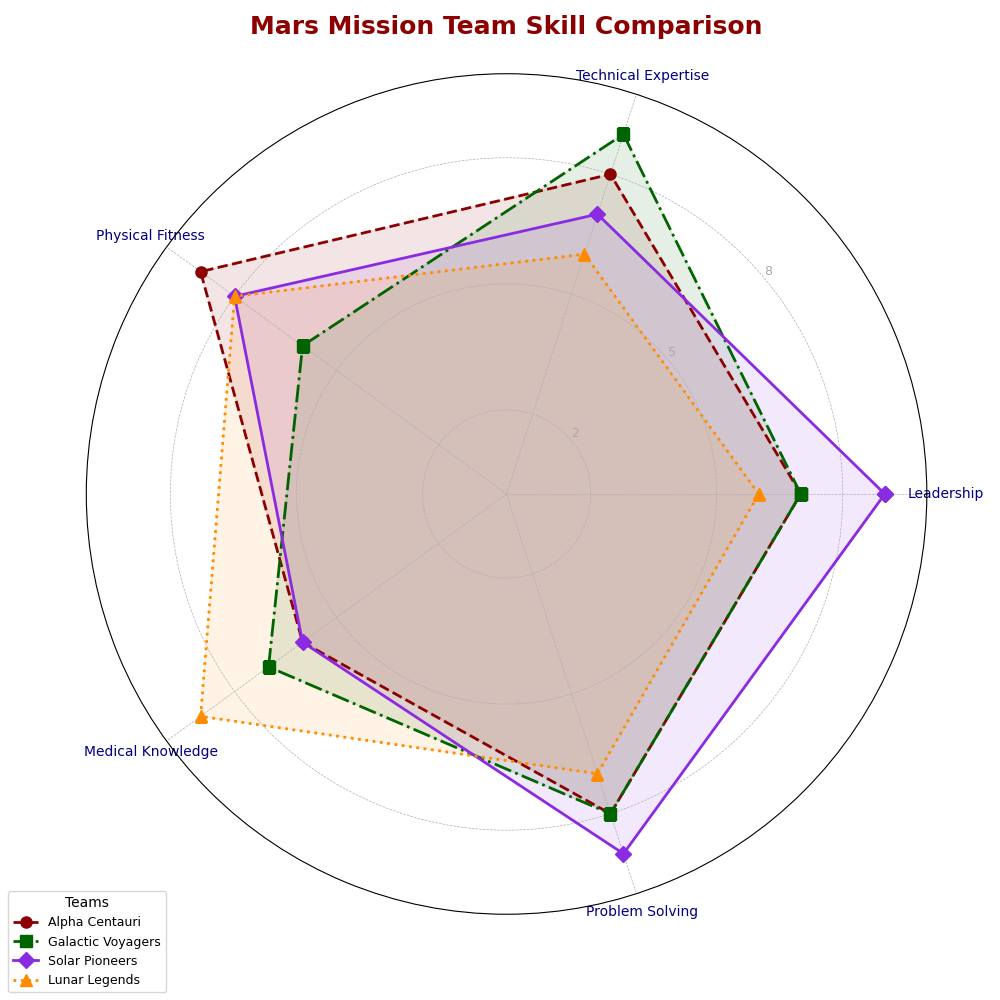

Here is the Python script that generated this plot:
import numpy as np
import matplotlib.pyplot as plt
from math import pi

skills = ['Leadership', 'Technical Expertise', 'Physical Fitness', 'Medical Knowledge', 'Problem Solving']
num_skills = len(skills)

teams_scores = {
    'Alpha Centauri': [7, 8, 9, 6, 8],
    'Galactic Voyagers': [7, 9, 6, 7, 8],
    'Solar Pioneers': [9, 7, 8, 6, 9],
    'Lunar Legends': [6, 6, 8, 9, 7],
}

fig, ax = plt.subplots(figsize=(10, 10), subplot_kw=dict(polar=True))

angles = np.linspace(0, 2 * pi, num_skills, endpoint=False).tolist()
angles += angles[:1]

# Altered colors and marker styles
colors = ['#8B0000', '#006400', '#8A2BE2', '#FF8C00']
markers = ['o', 's', 'D', '^']
linestyles = ['dashed', 'dashdot', 'solid', 'dotted']

for idx, (team, scores) in enumerate(teams_scores.items()):
    scores += scores[:1]
    ax.plot(angles, scores, label=team, linewidth=2, linestyle=linestyles[idx], 
            color=colors[idx], marker=markers[idx], markersize=8)
    ax.fill(angles, scores, alpha=0.1, color=colors[idx])

plt.xticks(angles[:-1], skills, color='navy', size=10)
ax.set_rlabel_position(40)
plt.yticks([2, 5, 8], ["2", "5", "8"], color="darkgrey", size=9)
plt.ylim(0, 10)

ax.set_title('Mars Mission Team Skill Comparison', 
              size=18, color='darkred', weight='bold', pad=25, va='bottom')

plt.legend(loc='lower left', bbox_to_anchor=(-0.1, -0.1), title="Teams", fontsize=9)
plt.grid(True, linestyle='--', linewidth=0.5)
plt.tight_layout()

plt.show()
